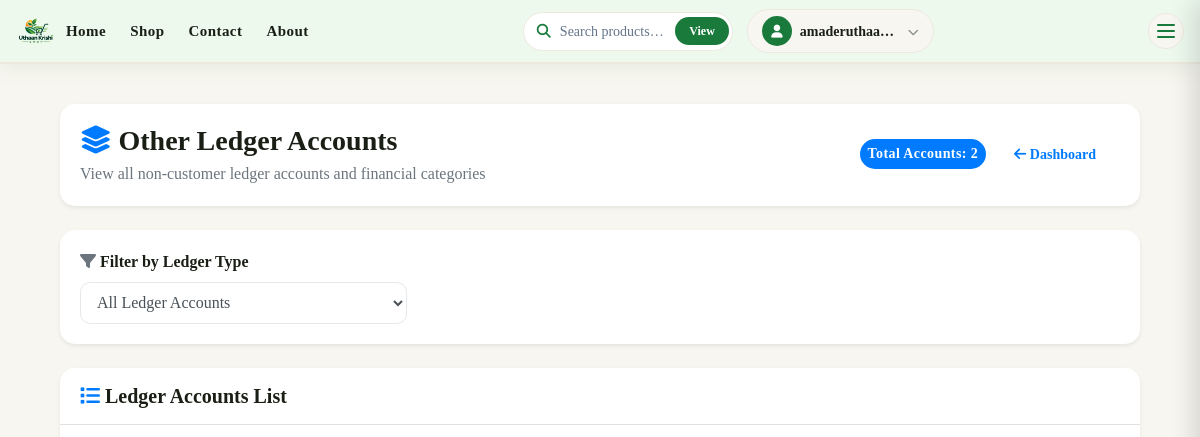
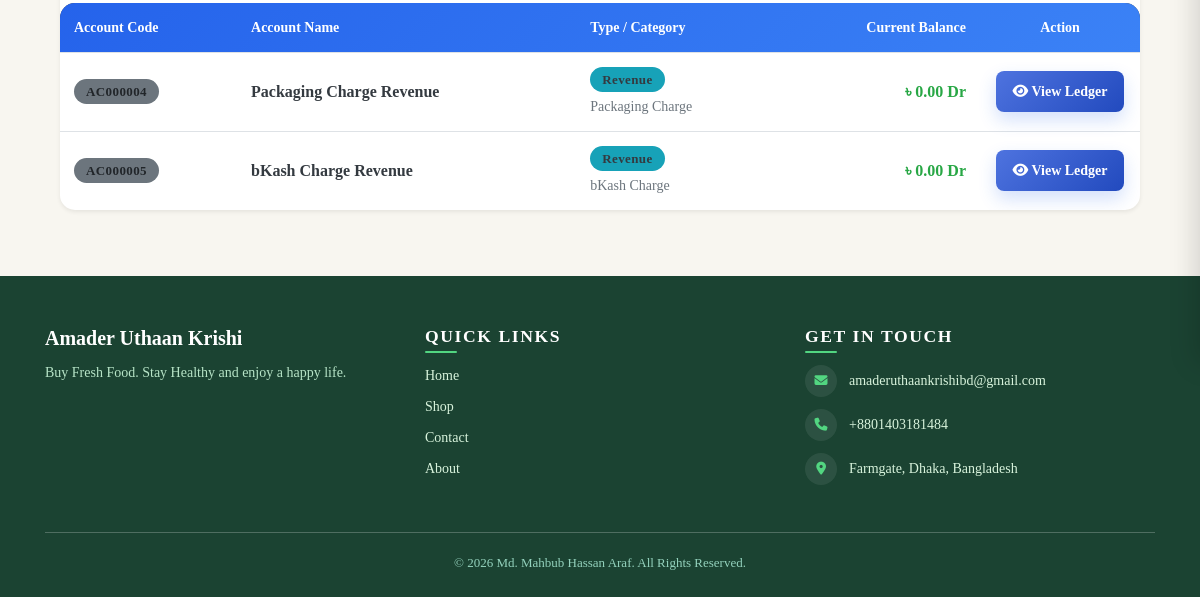
Before: /finance/incomes/ (signed in) with the older database file (2 pictures, top to bottom).
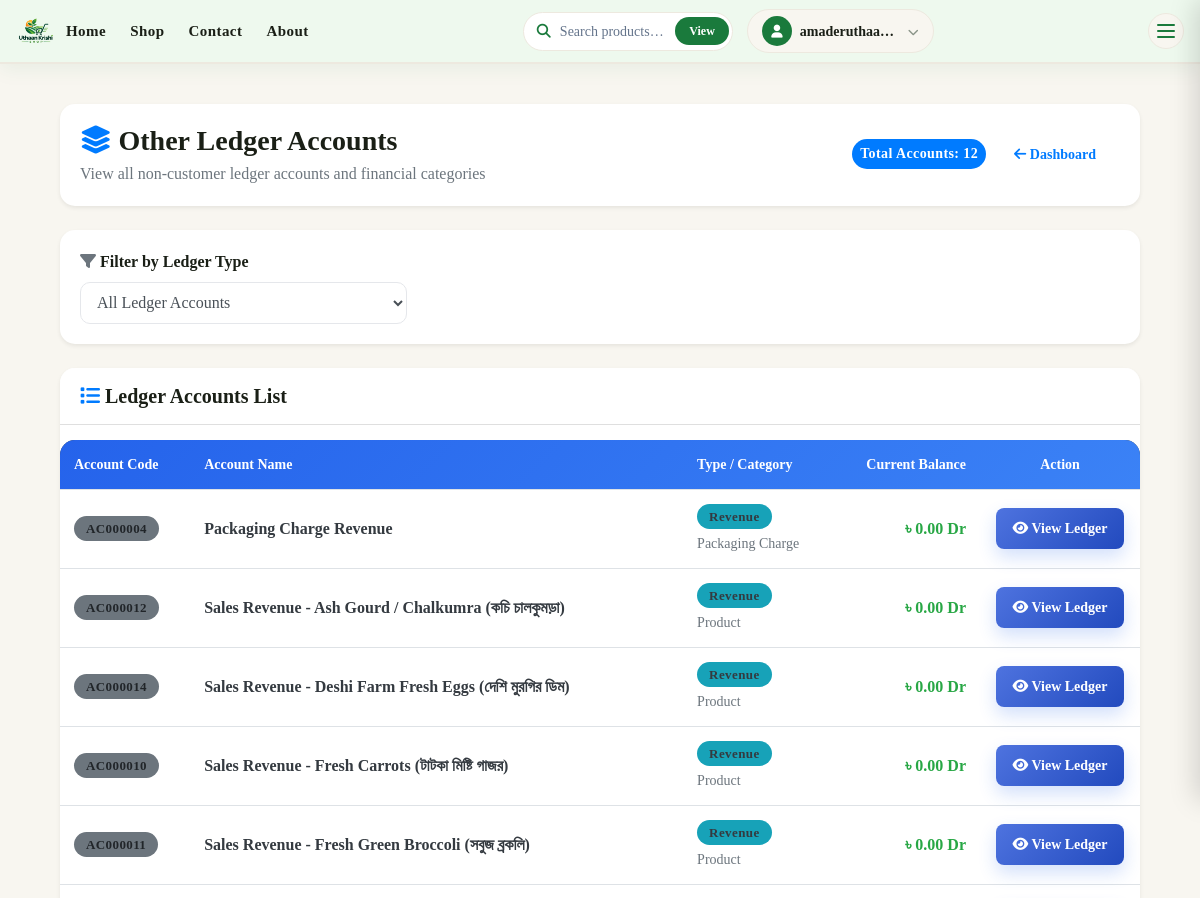
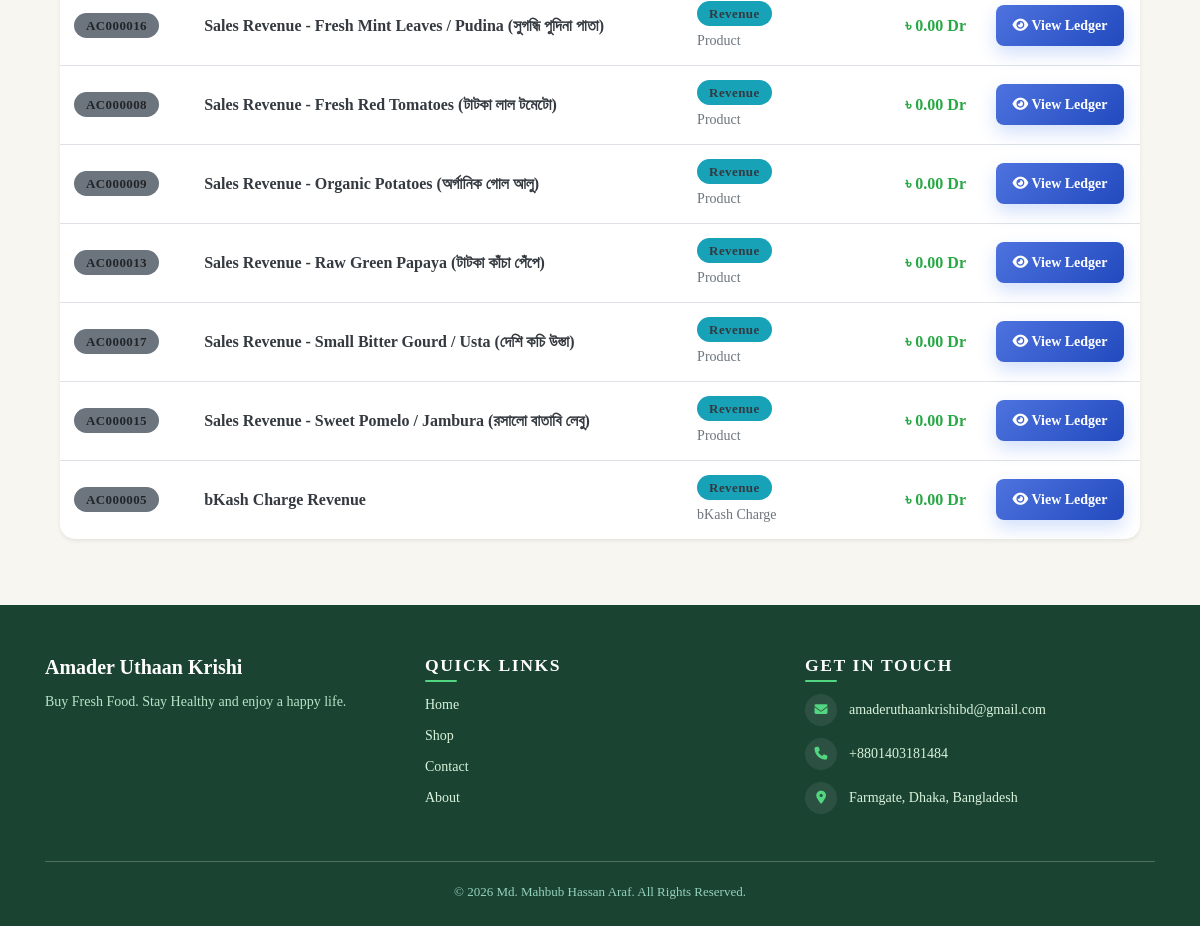
After: the same page with the newer database file (2 pictures, top to bottom).
### apps/finance/models.py (models this page shows, shortened)
class Account(models.Model):
    TYPE1_CHOICES = (
        ("asset", "Asset"),
        ("liability", "Liability"),
        ("equity", "Equity"),
        ("revenue", "Revenue"),
        ("expense", "Expense"),
    )
    TYPE2_CHOICES = (
        ("cash", "Cash"),
        ("bank", "Bank"),
        ("customer", "Customer"),
        ("supplier", "Supplier"),
        ("receivable", "Receivable"),
        ("payable", "Payable"),
        ("product", "Product"),
        ("capital", "Capital"),
        ("purchase", "Purchase"),
        ("discount", "Discount"),
        ("packaging", "Packaging Charge"),
        ("bkash_charge", "bKash Charge"),
        ("bad_debt", "Bad Debt / Expected Credit Loss"),
        ("other", "Other"),
    )
    OPENING_BALANCE_TYPE = (
        ("debit", "Debit"),
        ("credit", "Credit"),
    )
    STATUS_CHOICES = (
        ("active", "Active"),
        ("inactive", "Inactive"),
    )
    account_code = models.CharField(
        max_length=20,
        blank=True,
    )
    name = models.CharField(
        max_length=150
    )
    type1 = models.CharField(
        max_length=20,
        choices=TYPE1_CHOICES,
    )
    type2 = models.CharField(
        max_length=30,
        choices=TYPE2_CHOICES,
        default="other",
    )
    customer = models.OneToOneField(
        CustomUser,
        on_delete=models.CASCADE,
        null=True,
        blank=True,
        related_name="account"
    )
    product = models.OneToOneField(
        Product,
        on_delete=models.CASCADE,
        null=True,
        blank=True,
        related_name="account"
    )
    expense_category = models.OneToOneField(
        ExpenseCategory,
        on_delete=models.CASCADE,
        null=True,
        blank=True,
        related_name="account"
    )
    opening_balance = models.DecimalField(
        max_digits=12,
        decimal_places=2,
        default=Decimal("0.00"),
    )
    opening_balance_type = models.CharField(
        max_length=10,
        choices=OPENING_BALANCE_TYPE,
        default="debit",
    )
    is_default = models.BooleanField(
        default=False,
    )
    status = models.CharField(
        max_length=20,
        choices=STATUS_CHOICES,
        default="active",
    )
    created_at = models.DateTimeField(
        auto_now_add=True,
    )
    updated_at = models.DateTimeField(
        auto_now=True,
    )
    class Meta:
        ordering = ["name"]
        indexes = [
            models.Index(fields=["account_code"]),
            models.Index(fields=["name"]),
            models.Index(fields=["type1"]),
            models.Index(fields=["type2"]),
            models.Index(fields=["status"]),
        ]

### apps/finance/views.py (the view)
@user_passes_test(admin_required)
def income_ledger(request):
    incomes = Account.objects.filter(type1="revenue").order_by("name")
    data = _get_ledger_data(incomes)
    return render(
        request,
        "finance/other_ledger.html",
        {"title": "Income Ledger", "incomes": data, "others": data, "accounts": data, "data": data}
    )

### apps/finance/models.py (called while the page is built)
def _q(value):
    if value is None:
        return ZERO
    return Decimal(str(value)).quantize(TWO_DECIMAL, rounding=ROUND_HALF_UP)

### apps/finance/views.py (called while the page is built)
def admin_required(user):
    return user.is_authenticated and (user.is_staff or user.is_superuser)

### Templates/finance/other_ledger.html (shortened to what the changed rows need)
{% extends "base.html" %}
{% load humanize %}
{% load static %}
{% block extra_css %}
<link rel="stylesheet" href="{% static 'css/finance.css' %}">
{% endblock %}
{% block content %}
<div class="container-fluid py-3">
    <div class="card shadow-sm border-0 mb-4">
        <div class="card-body">
            <div class="d-flex flex-column flex-lg-row justify-content-between align-items-lg-center">
                <div class="mt-3 mt-lg-0">
                    <span class="badge bg-primary text-white p-2 me-2" style="font-size: 14px;">
                        Total Accounts: {{ others|length }}
                    </span>
                    <a href="{% url 'financial_dashboard' %}" class="btn btn-outline-primary btn-sm">
                        <i class="fas fa-arrow-left me-1"></i> Dashboard
                    </a>
                </div>
            </div>
        </div>
    </div>
    <div class="card shadow-sm border-0">
        <div class="card-body p-0">
            <div class="table-responsive">
                <table class="table table-hover mb-0">
                    <thead class="bg-dark text-white">
                        <tr>
                            <th>Account Code</th>
                            <th>Account Name</th>
                            <th>Type / Category</th>
                            <th class="text-right">Current Balance</th>
                            <th class="text-center" width="160">Action</th>
                        </tr>
                    </thead>
                    <tbody>
                        {% for item in others %}
                        <tr class="ledger-row" data-type="{{ item.account.type1 }}">
                            <td>
                                <span class="badge bg-secondary">{{ item.account.account_code }}</span>
                            </td>
                            <td>
                                <strong class="text-dark">{{ item.account.name }}</strong>
                            </td>
                            <td>
                                <span class="badge bg-info text-dark">{{ item.account.get_type1_display }}</span>
                                <small class="text-muted d-block mt-1">
                                    {{ item.account.get_type2_display }}
                                </small>
                            </td>
                            <td class="text-right font-weight-bold">
                                {% if item.balance >= 0 %}
                                    <span class="text-success">৳ {{ item.balance|floatformat:2|intcomma }} Dr</span>
                                {% else %}
                                    <span class="text-danger">৳ {{ item.balance|floatformat:2|cut:"-"|intcomma }} Cr</span>
                                {% endif %}
                            </td>
                            <td class="text-center">
                                <a href="{% url 'ledger_detail' item.account.id %}" class="btn btn-sm btn-primary px-3">
                                    <i class="fas fa-eye me-1"></i> View Ledger
                                </a>
                            </td>
                        </tr>
                        {% endfor %}
                    </tbody>
                </table>
            </div>
        </div>
    </div>
</div>
{% endblock %}

Changed rows visible on the page:
added Account: account.account_code "AC000012", account.name "Sales Revenue - Ash Gourd / Chalkumra (কচি চালকুমড়া)", account.type1 "Revenue", account.type2 "Product", balance "0.00"
added Account: account.account_code "AC000014", account.name "Sales Revenue - Deshi Farm Fresh Eggs (দেশি মুরগির ডিম)", account.type1 "Revenue", account.type2 "Product", balance "0.00"
added Account: account.account_code "AC000010", account.name "Sales Revenue - Fresh Carrots (টাটকা মিষ্টি গাজর)", account.type1 "Revenue", account.type2 "Product", balance "0.00"
added Account: account.account_code "AC000011", account.name "Sales Revenue - Fresh Green Broccoli (সবুজ ব্রকলি)", account.type1 "Revenue", account.type2 "Product", balance "0.00"
added Account: account.account_code "AC000016", account.name "Sales Revenue - Fresh Mint Leaves / Pudina (সুগন্ধি পুদিনা পাতা)", account.type1 "Revenue", account.type2 "Product", balance "0.00"
added Account: account.account_code "AC000008", account.name "Sales Revenue - Fresh Red Tomatoes (টাটকা লাল টমেটো)", account.type1 "Revenue", account.type2 "Product", balance "0.00"
added Account: account.account_code "AC000009", account.name "Sales Revenue - Organic Potatoes (অর্গানিক গোল আলু)", account.type1 "Revenue", account.type2 "Product", balance "0.00"
added Account: account.account_code "AC000013", account.name "Sales Revenue - Raw Green Papaya (টাটকা কাঁচা পেঁপে)", account.type1 "Revenue", account.type2 "Product", balance "0.00"
added Account: account.account_code "AC000017", account.name "Sales Revenue - Small Bitter Gourd / Usta (দেশি কচি উস্তা)", account.type1 "Revenue", account.type2 "Product", balance "0.00"
added Account: account.account_code "AC000015", account.name "Sales Revenue - Sweet Pomelo / Jambura (রসালো বাতাবি লেবু)", account.type1 "Revenue", account.type2 "Product", balance "0.00"
Other visible differences:
{{ others|length }}: "2" → "12"
